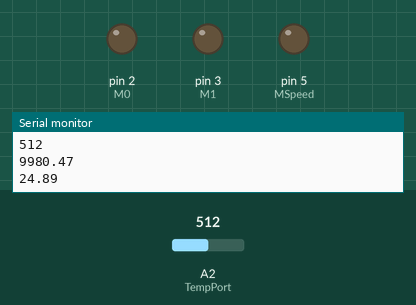
Bench run of a sketch on a simulated Arduino Uno, built with avr-gcc and run on an emulated ATmega328P. Parts: output pins drawn as LEDs (lit = HIGH), the last lines printed to the serial monitor. The inputs (shaded band) are chosen by the test bench; at power-on: A2 (TempPort) = 512.

Above: at 1.3 s.
1.4 s: A2 (TempPort) set to 725
2.9 s: A2 (TempPort) set to 754
At 3.7 s:
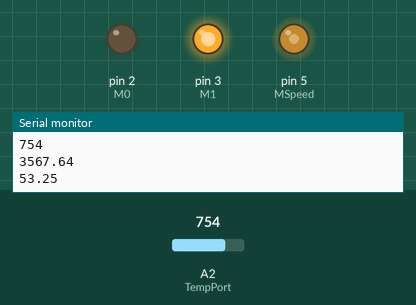
4.5 s: A2 (TempPort) set to 716
At 5.0 s:
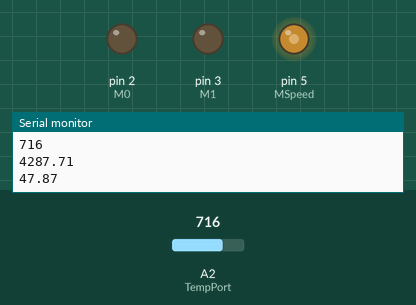
6.0 s: A2 (TempPort) set to 900
At 6.3 s:
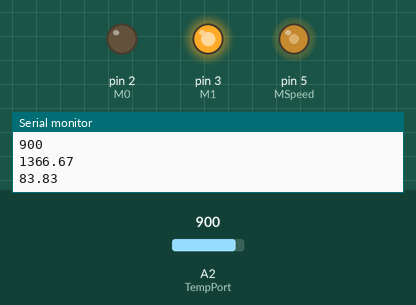
7.5 s: A2 (TempPort) set to 511
At 8.9 s:
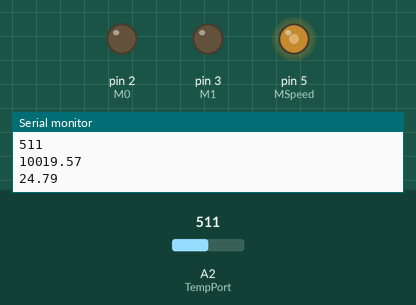
Timing chart, 0 to 10.0 s (numbered marks = the images above; inputs shaded):
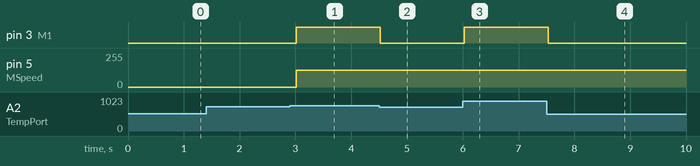

Measured:
- the behaviour switches between 738 and 739 on A2 (TempPort) (found by bisection; images 0 and 1)
- after the input at 2.9 s, pin 3 (M1): LOW → HIGH after 0.11 s; pin 5 (MSpeed): 0/255 → 127/255 after 0.11 s
- after the input at 4.5 s, pin 3 (M1): HIGH → LOW at once
- after the input at 6.0 s, pin 3 (M1): LOW → HIGH at once
- after the input at 7.5 s, pin 3 (M1): HIGH → LOW at once

The sketch:

Lab2.ino
```cpp
#define M0 2
#define M1 3
#define MSpeed 5
#define TempPort A2


void setup() {
  pinMode(M0, OUTPUT);
  pinMode(M1, OUTPUT);
  pinMode(MSpeed, OUTPUT);
  Serial.begin(9600);
}

void loop() {
  int Vout = analogRead(TempPort);
  float R2 = 10000*((1023.0f/Vout)-1);
  float T = 1/((1.0092e-03) + (2.3784e-04)*log(R2) + (2.0192e-07)*pow(log(R2), 3));
  T -= 273;
  if (T >= 0 && T < 50)
  {
    digitalWrite(M0, LOW);
    digitalWrite(M1, LOW);
  }
  else if (T >= 51 && T < 100)
  {
    digitalWrite(M0, LOW);
    digitalWrite(M1, HIGH);
    analogWrite(MSpeed, 255*0.5);
  }
  else if (T > 100) {
    digitalWrite(M0, HIGH);
    digitalWrite(M1, LOW);
    analogWrite(MSpeed, 254);
  }

  Serial.println(Vout);
  Serial.println(R2);
  Serial.println(T);
  delay(500);
}
```
